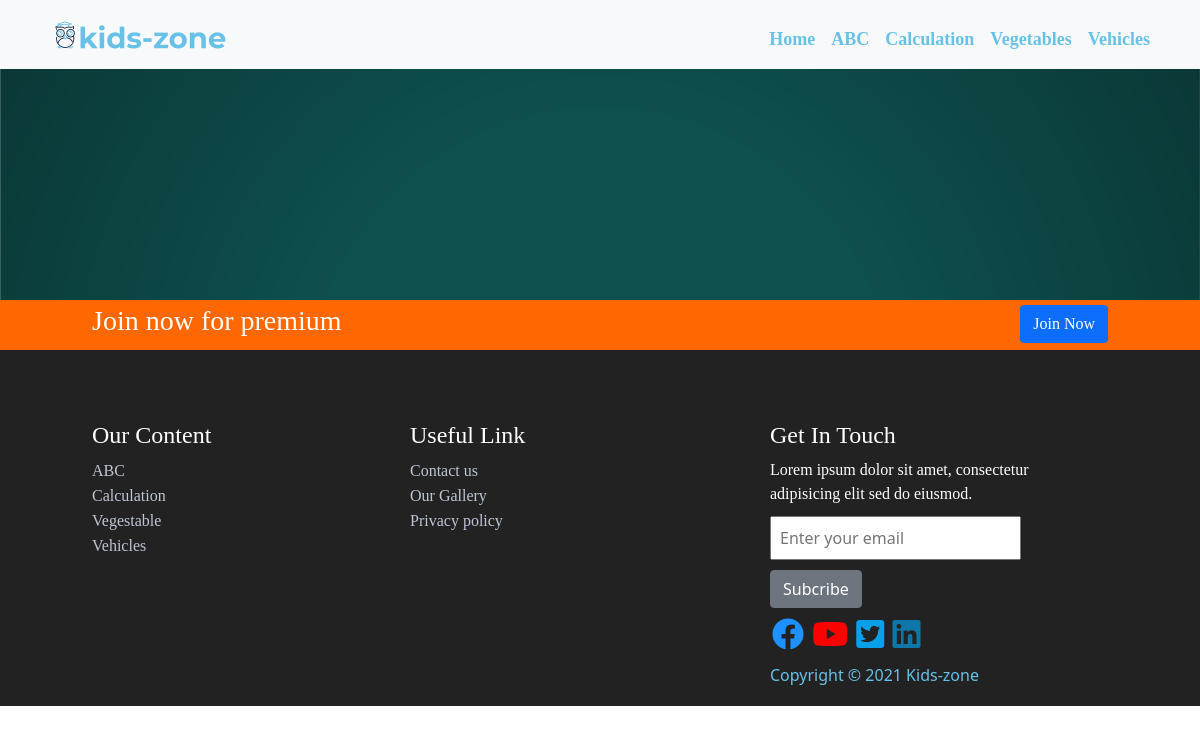
Page /abc.php on the earlier database version.
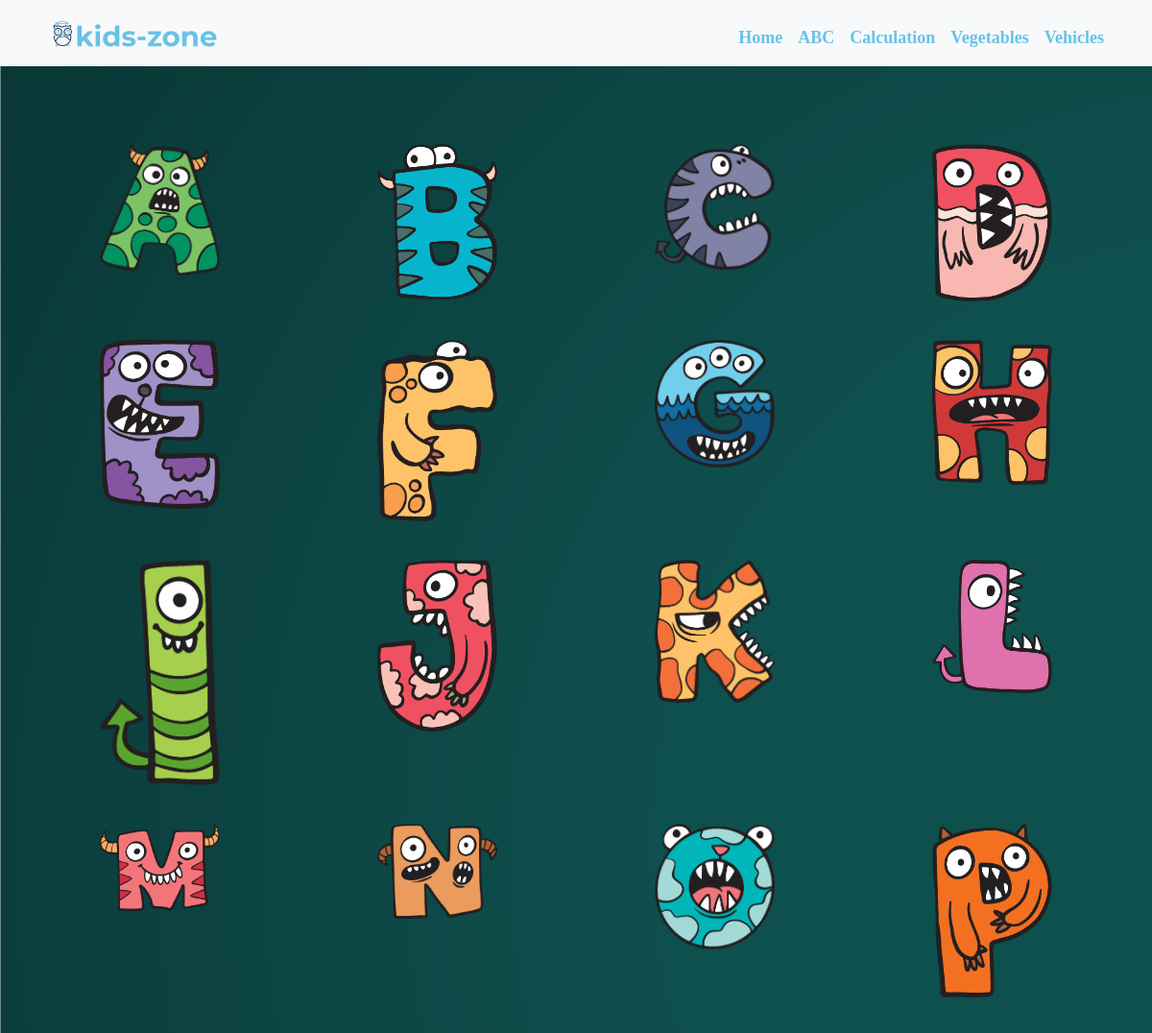
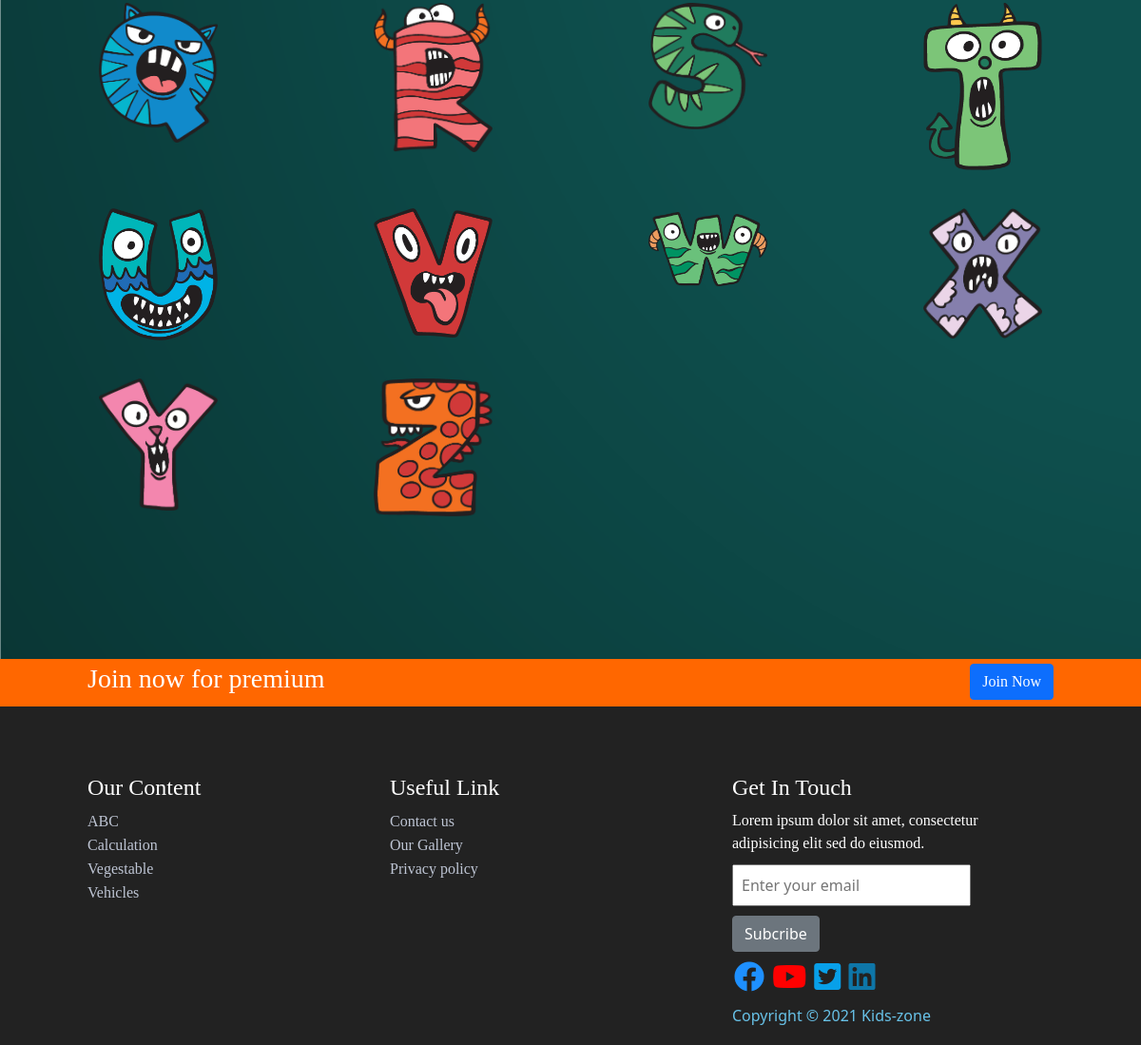
Same page on the later database version (2 pictures, top to bottom).
### tables this page shows
create table file
(
    id_f      int auto_increment
        primary key,
    id_e      int         not null,
    file_name varchar(50) not null,
    file_type tinyint(1)  not null,
    active tinyint(1)  not null,
    constraint file_name
        unique (file_name),
    constraint FK_file_storage
        foreign key (id_e) references storage (id_e)
);

create table storage
(
    id_e        int auto_increment
        primary key,
    id_c        tinyint                   not null,
    name        varchar(50)               not null,
    description varchar(250) null,
    active tinyint(1)  not null,
    constraint name
        unique (name),
    constraint FK_storage_category
        foreign key (id_c) references category (id_c)
);

### dao/database.php (called while the page is built, shortened)
<?php
class database{
   private $dns ="mysql:host=localhost; dbname=kidzone; charset=utf8";
   private $username="NoxiaPhat";
   private $password="Luuphat01";
   private $pdo;
   public function __construct()
   {
      try{
         $this->pdo=new PDO($this->dns, $this->username, $this->password);
      }catch (Exception $e){
         Message::ShowMessage($e->getMessage());
      }
   }
   public function CloseConn()
   {
      $this->pdo=null;
   }
   public function EditData($query)
   {
      try{
         $this->stmt = $this->pdo->prepare($query);
         $this->stmt->execute();
         return $this->stmt;
      }catch (Exception $e){
         Message::ShowMessage($e->getMessage());
      }
   }
}
?>

### public/abc.php (the view, shortened to what this page needs)
<?php include "../template/header.php";
    include "../dao/database.php";
    $db = new database();
    $query = "select f.file_name, sr.name from file f join storage sr on f.id_e = sr.id_e where f.file_type=1 and id_c=2 and f.active=1";
    $stmt = $db->EditData($query);
?>
<link rel="stylesheet" type="text/css" href="./css/abc.css?v=3"/>
<section class="bg">
    <section>
        <div class="container">
            <div class="grid-container">
                <?php
                    $i = 0;
                    while ($row = $stmt->fetch(PDO::FETCH_ASSOC)) {
                            ?>
                            <div class="grid-item"  id="<?php echo $i ?>" onclick="play(<?php echo $i ?>)">
                        <img src="images/<?php echo $row['name']; ?>"/>
                        </div>
                        <?php
                        $i++;
                    }
                ?>
            </div>
        </div>
    </section>
</section>
<?php include "../template/footer.php"; ?>

### template/header.php (shortened to what this page needs)
<!doctype html>
<html lang="en">
<head>
    <link href="https://cdn.jsdelivr.net/npm/bootstrap@5.0.1/dist/css/bootstrap.min.css" rel="stylesheet"
>
    <link rel="stylesheet" type="text/css" href="../public/css/header.css?v=3">
</head>
<body>
<nav class="navbar navbar-expand-lg navbar-light bg-light navbar-bar">
    <div class="container">
        <div class="navbar-brand" href="../public/index.php">
            <a class="logo" href="../public/index.php">
                <img src="../public/images/logo-kid-zone.png">
            </a>
        </div>
        <div class="menu-area float-right">
            <div class="collapse navbar-collapse " id="navbarSupportedContent">
                <ul class="navbar-nav me-auto mb-2 mb-lg-0 menu float-right">
                    <li class="nav-item">
                        <a class="nav-link" href="../public/index.php">Home</a>
                    </li>
                    <li class="nav-item">
                        <a class="nav-link" href="../public/abc.php">ABC</a>
                    </li>
                    <li class="nav-item">
                        <a class="nav-link" href="../public/calculation.php">Calculation</a>
                    </li>
                    <li class="nav-item">
                        <a class="nav-link" href="../public/vegetables.php">Vegetables</a>
                    </li>
                    <li class="nav-item">
                        <a class="nav-link" href="../public/vehicles.php">Vehicles</a>
                    </li>
                </ul>
            </div>
        </div>
    </div>
</nav>

### template/footer.php (shortened to what this page needs)
<link type="text/css" rel="stylesheet" href="../public/css/footer.css?v=3"/>
<link rel="stylesheet" href="https://cdnjs.cloudflare.com/ajax/libs/font-awesome/5.15.3/css/all.min.css"
/>
<section>
    <div class="footer">
        <div class="container">
            <div class="ad-subcribe">
                <h3>Join now for premium</h3>
            </div>
            <div class="btn-join">
                <button class="btn btn-primary">Join Now</button>
            </div>
        </div>
    </div>
    <div class="main-footer">
        <div class="container">
            <div class="our-content">
                <h3>Our Content</h3>
                <ul>
                    <li><a href="../public/abc.php">ABC</a></li>
                    <li><a href="../public/calculation.php">Calculation</a></li>
                    <li><a href="../public/vegetables.php">Vegestable</a></li>
                    <li><a href="../public/vehicles.php">Vehicles</a></li>
                </ul>
            </div>
            <div class="useful-link">
                <h3>Useful Link</h3>
                <ul>
                    <li><a href="../public/contact.php">Contact us</a></li>
                    <li><a href="../public/calculation.php">Our Gallery</a></li>
                    <li><a href="../public/vegetables.php">Privacy policy</a></li>
                </ul>
            </div>
            <div class="get-in-touch">
                <h3>Get In Touch</h3>
                <div class="description">
                    <p>Lorem ipsum dolor sit amet, consectetur
                        adipisicing elit sed do eiusmod.</p>
                </div>
                <div class="search-mail">
                    <input type="text" placeholder="Enter your email">
                </div>
                <div class="subcribe">
                    <button class="btn btn-secondary" style="margin-bottom: 10px">Subcribe</button>
                </div>
                <div class="social-media">
                    <ul>
                        <li><a href="https://www.facebook.com/"><i class="fab fa-facebook fa-2x" style="color:Dodgerblue "></i></a></li>
                        <li><a href="https://www.youtube.com/"><i class="fab fa-youtube fa-2x" style="color:red" ></i></a></li>
                        <li><a href="https://www.twitter.com/"><i class="fab fa-twitter-square fa-2x" style="color:#08a0e9 " ></i></a></li>
                        <li><a href="https://www.linkedin.com/"><i class="fab fa-linkedin fa-2x" style="color:#0e76a8 "></i></a></li>
                    </ul>
                </div>
                <div class="coppy-write" style="padding-top: 10px;color: #68C2E8">
                    <p>Copyright © 2021 Kids-zone</p>
                </div>
            </div>
        </div>
    </div>
</section>
</body>
</html>

### public/css/header.css (style rules this page uses)
.navbar-bar { position: fixed; width: 100%; overflow: hidden; vertical-align: bottom; z-index: 9999; }
.menu { padding-top: 10px; font-size: 18px; font-weight: bold; }
.menu li a { font-family: Prompt; }
.menu .nav-item .nav-link { color: #68C2E8; }

### public/css/abc.css (style rules this page uses)
.grid-container { display: grid; grid-template-columns: auto auto auto auto; padding: 150px 0; grid-column-gap: 40px; grid-row-gap: 40px; }
.grid-item { font-size: 50px; text-align: center; border-radius:8px; }
.grid-item img { width: 50%; }
.bg { background-image: url("../images/Abcbackground.png"); background-repeat: no-repeat; background-size: cover; }

### public/css/footer.css (style rules this page uses)
:root { --text-color: #bec5d4; }
.footer { background-color: #ff6700; background-size: contain; height: 50px; position: relative; }
h3 { font-size: 28px; font-family: Prompt; }
.ad-subcribe { justify-content: center; position: absolute; color: #ffffff; max-width: 100%; margin-left: 50px; top: 50%; -ms-transform: translateY(-50%); transform: translateY(-50%); }
.btn-join { font-family: Prompt; display: flex; float: right; justify-content: center; align-items: center; vertical-align: middle; margin-top: 5px; margin-right: 50px; }
.main-footer { position: relative; height: 356px; background-color: #222222; background-size: contain; }
.our-content, .useful-link, .get-in-touch { position: absolute; text-align: left; top: 20%; margin-left: 50px; }
.our-content h3, .useful-link h3, .get-in-touch h3 { font-size: 1.5rem; color: #ffffff; font-family: Prompt; }
.our-content ul, .useful-link ul, .get-in-touch ul { list-style: none; padding: 0; }
.our-content li a, .useful-link li a, .get-in-touch li a { text-decoration: none; color: var(--text-color); font-family: Prompt; }
.useful-link { position: absolute; left: 30%; }
.get-in-touch { position: absolute; left: 60%; }
.description p { color: #ffffff; font-family: Prompt; width: 70%; justify-content: center; margin-bottom: 10px; }
.search-mail { width: 100%; border-radius: 10px; margin-bottom: 10px; }
.search-mail input { padding: 8px; }
.social-media> ul { margin: 0; }
.social-media ul li { display: inline-flex; margin: 0 2px; }

Differences in the rows shown:
now on this page (row edited): file: id_e.name (picture)
now on this page (row edited): file: id_e.name (picture)
now on this page (row edited): file: id_e.name (picture)
now on this page (row edited): file: id_e.name (picture)
now on this page (row edited): file: id_e.name (picture)
now on this page (row edited): file: id_e.name (picture)
now on this page (row edited): file: id_e.name (picture)
now on this page (row edited): file: id_e.name (picture)
now on this page (row edited): file: id_e.name (picture)
now on this page (row edited): file: id_e.name (picture)
now on this page (row edited): file: id_e.name (picture)
now on this page (row edited): file: id_e.name (picture)
now on this page (row edited): file: id_e.name (picture)
now on this page (row edited): file: id_e.name (picture)
now on this page (row edited): file: id_e.name (picture)
now on this page (row edited): file: id_e.name (picture)
now on this page (row edited): file: id_e.name (picture)
now on this page (row edited): file: id_e.name (picture)
now on this page (row edited): file: id_e.name (picture)
now on this page (row edited): file: id_e.name (picture)
now on this page (row edited): file: id_e.name (picture)
now on this page (row edited): file: id_e.name (picture)
now on this page (row edited): file: id_e.name (picture)
now on this page (row edited): file: id_e.name (picture)
now on this page (row edited): file: id_e.name (picture)
now on this page (row edited): file: id_e.name (picture)
